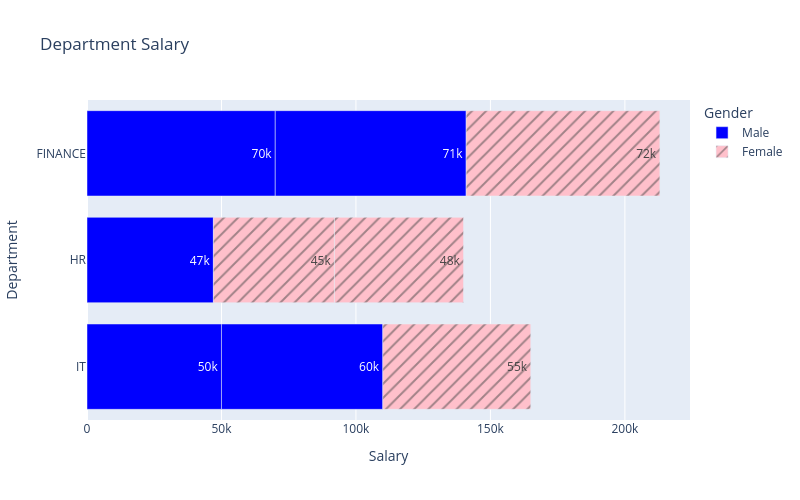

The notebook cell saved with this chart:
### Code cell
fig=px.bar(df,y="Department",
           x="Salary",
           title="Department Salary",
           color="Gender",
           barmode="relative"
           ,width=800,height=500,
           hover_data=["Exp"],
           pattern_shape="Gender",
           text_auto=True,
           orientation="h",
           color_discrete_map={'Male':'blue','Female':'pink'})
fig.show()

### Figure 1 — Plotly figure (JSON) as saved in the notebook; plotly's stock layout.template omitted (floating-point values rounded to 4 significant figures)
{"data": [{"customdata": [[1], [3], [5], [7], [9]], "hovertemplate": "Gender=Male<br>Salary=%{x}<br>Department=%{y}<br>Exp=%{customdata[0]}<extra></extra>", "legendgroup": "Male", "marker": {"color": "blue", "pattern": {"shape": ""}}, "name": "Male", "orientation": "h", "showlegend": true, "textposition": "auto", "texttemplate": "%{x}", "type": "bar", "x": [50000, 60000, 47000, 70000, 71000], "xaxis": "x", "y": ["IT", "IT", "HR", "FINANCE", "FINANCE"], "yaxis": "y"}, {"customdata": [[2], [4], [6], [8]], "hovertemplate": "Gender=Female<br>Salary=%{x}<br>Department=%{y}<br>Exp=%{customdata[0]}<extra></extra>", "legendgroup": "Female", "marker": {"color": "pink", "pattern": {"shape": "/"}}, "name": "Female", "orientation": "h", "showlegend": true, "textposition": "auto", "texttemplate": "%{x}", "type": "bar", "x": [55000, 45000, 48000, 72000], "xaxis": "x", "y": ["IT", "HR", "HR", "FINANCE"], "yaxis": "y"}], "layout": {"barmode": "relative", "height": 500, "legend": {"title": {"text": "Gender"}, "tracegroupgap": 0}, "title": {"text": "Department Salary"}, "width": 800, "xaxis": {"anchor": "y", "domain": [0, 1], "title": {"text": "Salary"}}, "yaxis": {"anchor": "x", "domain": [0, 1], "title": {"text": "Department"}}}}
